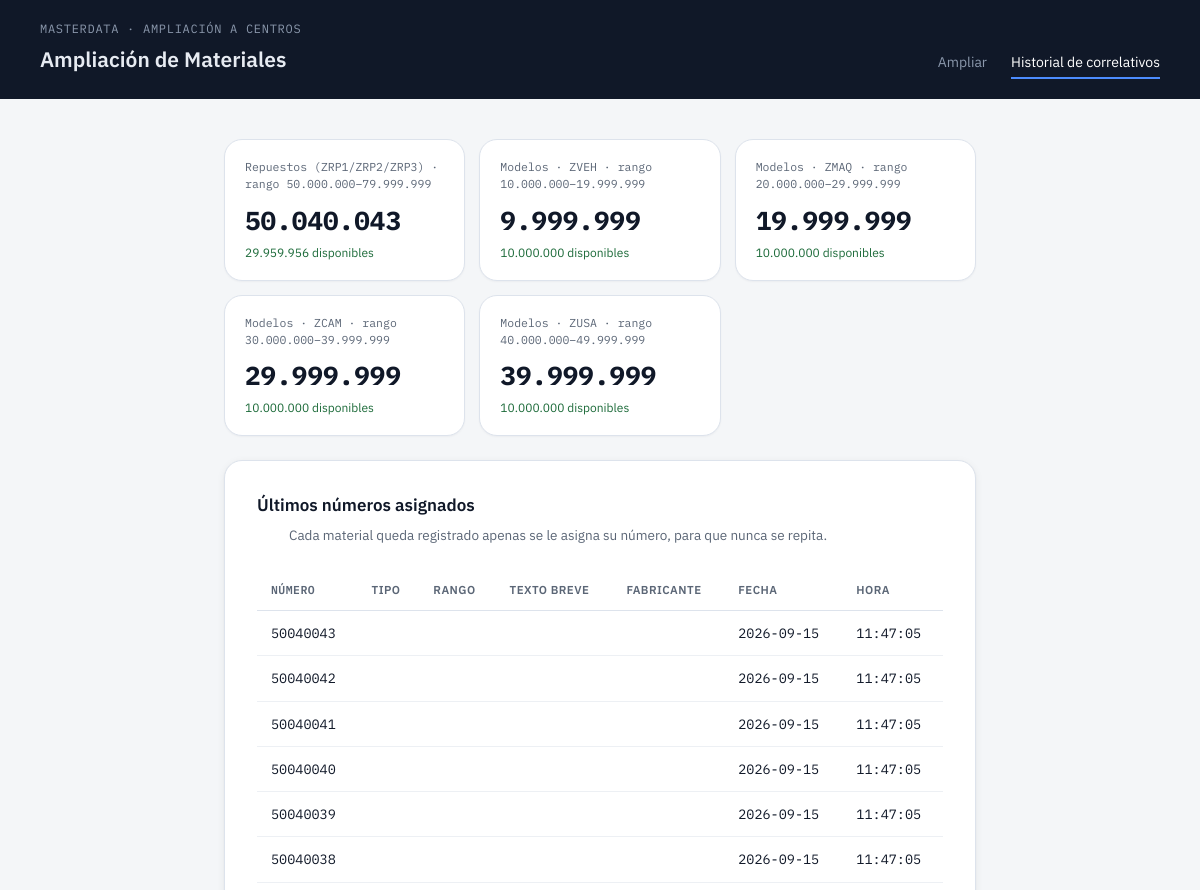
Page /historial (upper part) on the earlier database version.
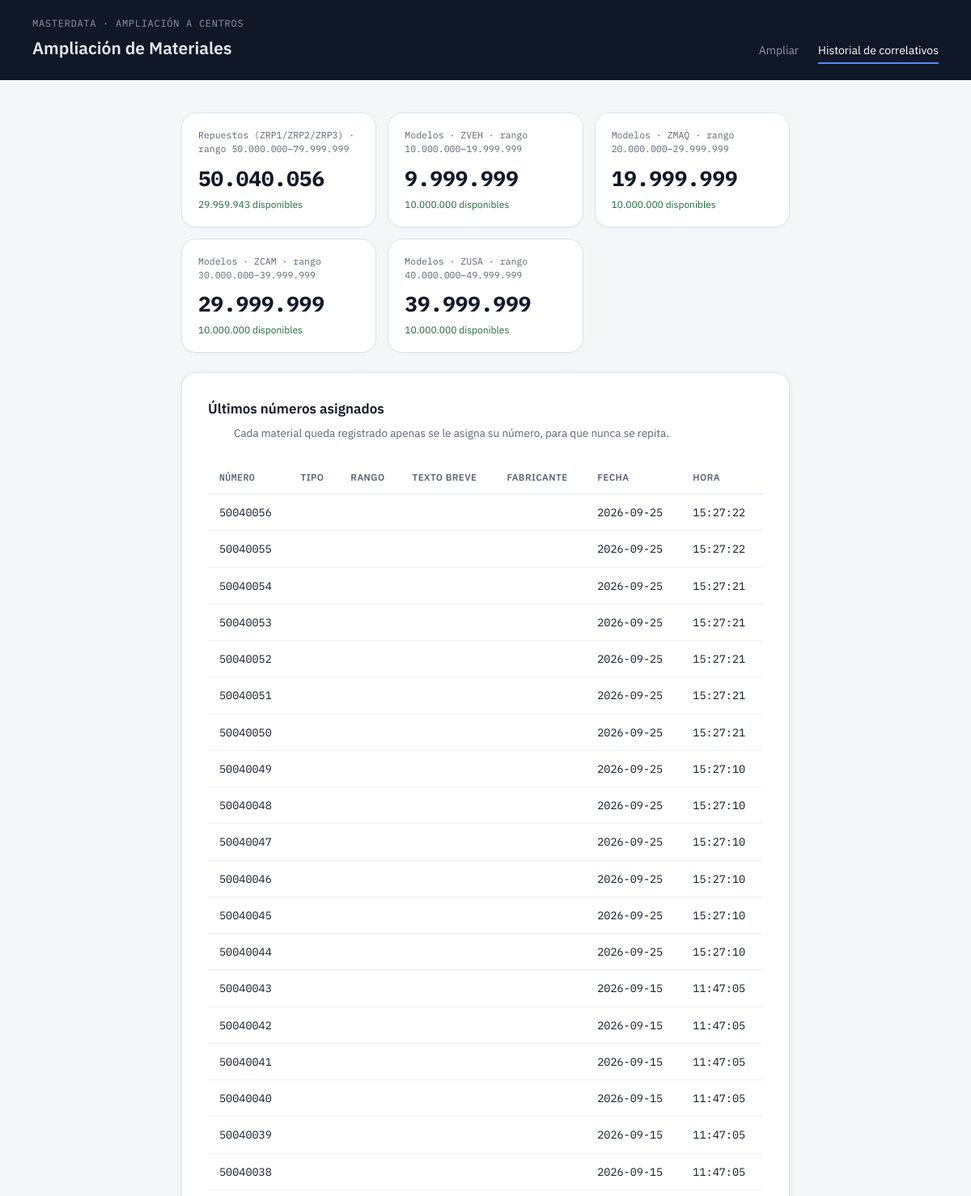
Same page on the later database version.
### tables this page shows
CREATE TABLE contadores (
            nombre TEXT PRIMARY KEY,
            ultimo_valor INTEGER NOT NULL,
            range_min INTEGER NOT NULL,
            range_max INTEGER NOT NULL
        );

CREATE TABLE historial_asignaciones (
            id INTEGER PRIMARY KEY AUTOINCREMENT,
            nombre_contador TEXT NOT NULL,
            numero_asignado INTEGER NOT NULL,
            tipo TEXT NOT NULL,
            texto_breve TEXT,
            fabricante_codigo TEXT,
            fecha TEXT NOT NULL
        );

### app.py (the view)
@app.route("/historial")
def historial():
    rangos = [
        ("Repuestos (ZRP1/ZRP2/ZRP3)", "repuestos_material"),
        ("Modelos · ZVEH", "zveh_material"),
        ("Modelos · ZMAQ", "zmaq_material"),
        ("Modelos · ZCAM", "zcam_material"),
        ("Modelos · ZUSA", "zusa_material"),
    ]
    estados = []
    for etiqueta, nombre in rangos:
        r = correlativo.obtener_rango(nombre)
        estados.append((etiqueta, correlativo.estado_contador(nombre, r["min"], r["max"])))
    registros = correlativo.historial(limit=200)
    return render_template("historial.html", estados=estados, registros=registros)

### correlativo.py (called while the page is built, shortened)
def _get_conn():
    DB_PATH.parent.mkdir(parents=True, exist_ok=True)
    conn = sqlite3.connect(DB_PATH)
    conn.execute("""
        CREATE TABLE IF NOT EXISTS contadores (
            nombre TEXT PRIMARY KEY,
            ultimo_valor INTEGER NOT NULL,
            range_min INTEGER NOT NULL,
            range_max INTEGER NOT NULL
        )
    """)
    conn.execute("""
        CREATE TABLE IF NOT EXISTS historial_asignaciones (
            id INTEGER PRIMARY KEY AUTOINCREMENT,
            nombre_contador TEXT NOT NULL,
            numero_asignado INTEGER NOT NULL,
            tipo TEXT NOT NULL,
            texto_breve TEXT,
            fabricante_codigo TEXT,
            fecha TEXT NOT NULL
        )
    """)
    conn.commit()
    return conn

def obtener_rango(nombre_rango: str) -> dict:
    if nombre_rango in DEFAULT_RANGOS:
        return DEFAULT_RANGOS[nombre_rango]

def estado_contador(nombre_contador: str, range_min: int, range_max: int) -> dict:
    conn = _get_conn()
    try:
        cur = conn.execute(
            "SELECT ultimo_valor FROM contadores WHERE nombre = ?", (nombre_contador,)
        )
        row = cur.fetchone()
        ultimo = row[0] if row else range_min - 1
        return {
            "nombre": nombre_contador,
            "ultimo_valor": ultimo,
            "range_min": range_min,
            "range_max": range_max,
            "disponibles": range_max - ultimo,
        }
    finally:
        conn.close()

def historial(limit: int = 100) -> list:
    conn = _get_conn()
    try:
        cur = conn.execute(
            """SELECT numero_asignado, tipo, texto_breve, fabricante_codigo, fecha, nombre_contador
               FROM historial_asignaciones
               WHERE nombre_contador != 'material_global'
               ORDER BY id DESC LIMIT ?""",
            (limit,),
        )
        cols = ["numero_asignado", "tipo", "texto_breve", "fabricante_codigo", "fecha"]
        registros = [dict(zip(cols, r)) for r in cur.fetchall()]
        for reg in registros:
            fecha, _, hora = reg["fecha"].partition("T")
            reg["fecha_fmt"] = fecha
            reg["hora_fmt"] = hora
        return registros
    finally:
        conn.close()

### templates/historial.html
{% extends "base.html" %}
{% block content %}
<div class="stat-row">
  {% for tipo_id, estado in estados %}
    <div class="stat">
      <div class="stat-label">{{ tipo_id }} · rango {{ "{:,}".format(estado.range_min).replace(",", ".") }}–{{ "{:,}".format(estado.range_max).replace(",", ".") }}</div>
      <div class="stat-value">{{ "{:,}".format(estado.ultimo_valor).replace(",", ".") }}</div>
      <div class="stat-sub">{{ "{:,}".format(estado.disponibles).replace(",", ".") }} disponibles</div>
    </div>
  {% endfor %}
</div>
<div class="panel">
  <h2>Últimos números asignados</h2>
  <p class="lede">Cada material queda registrado apenas se le asigna su número, para que nunca se repita.</p>
  <table>
    <thead>
      <tr>
        <th class="num">Número</th>
        <th>Tipo</th>
        <th>Rango</th>
        <th>Texto breve</th>
        <th>Fabricante</th>
        <th>Fecha</th>
        <th>Hora</th>
      </tr>
    </thead>
    <tbody>
      {% for r in registros %}
      <tr>
        <td class="num">{{ r.numero_asignado }}</td>
        <td>{{ r.tipo }}</td>
        <td>{{ r.rango }}</td>
        <td>{{ r.texto_breve }}</td>
        <td class="num">{{ r.fabricante_codigo }}</td>
        <td class="num">{{ r.fecha_fmt }}</td>
        <td class="num">{{ r.hora_fmt }}</td>
      </tr>
      {% else %}
      <tr><td colspan="6">Todavía no se ha generado ninguna ampliación.</td></tr>
      {% endfor %}
    </tbody>
  </table>
</div>
{% endblock %}

### templates/base.html (shortened to what this page needs)
<!DOCTYPE html>
<html lang="es">
<head>
  <link rel="stylesheet" href="{{ url_for('static', filename='style.css') }}">
</head>
<body>
  <header class="top">
    <div class="brand">MASTERDATA · AMPLIACIÓN A CENTROS</div>
    <div class="top-row">
      <h1>Ampliación de Materiales</h1>
      <nav>
        <a href="{{ url_for('index') }}" class="{{ 'active' if request.endpoint == 'index' else '' }}">Ampliar</a>
        <a href="{{ url_for('historial') }}" class="{{ 'active' if request.endpoint == 'historial' else '' }}">Historial de correlativos</a>
      </nav>
    </div>
  </header>
  <main>
    {% block content %}{% endblock %}
  </main>
</body>
</html>

### static/style.css (style rules this page uses)
:root { --bg: #F4F6F8; --panel: #FFFFFF; --header-bg: #101828; --header-ink: #E7EBF2; --header-ink-dim: #8B98AC; --ink: #101828; --ink-dim: #5B6676; --line: #DDE3EC; --accent: #1E4FD6; --accent-hover: #163AA3; --accent-bg: #F5F8FF; --accent-bg-strong: #EAF1FF; --ok-bg: #EAF7EE; --ok-ink: #1D6B3A; --warn-bg: #FFF6E5; --warn-ink: #92600B; --err-bg: #FDEDEC; --err-ink: #B42318; --mono: "IBM Plex Mono", ui-monospace, "SFMono-Regular", Menlo, Consolas, monospace; --sans: "IBM Plex Sans", -apple-system, "Segoe UI", Helvetica, Arial, sans-serif; --radius-sm: 8px; --radius: 14px; --radius-lg: 18px; --shadow-sm: 0 1px 2px rgba(16, 24, 40, 0.04); --shadow: 0 2px 8px rgba(16, 24, 40, 0.06), 0 1px 2px rgba(16, 24, 40, 0.05); --shadow-lg: 0 12px 28px rgba(16, 24, 40, 0.10), 0 2px 6px rgba(16, 24, 40, 0.06); }
* { box-sizing: border-box; }
body { margin: 0; background: var(--bg); color: var(--ink); font-family: var(--sans); line-height: 1.5; }
header.top { background: var(--header-bg); color: var(--header-ink); padding: 20px 40px; }
header.top .brand { font-family: var(--mono); font-size: 12px; letter-spacing: 0.06em; text-transform: uppercase; color: var(--header-ink-dim); margin-bottom: 6px; }
header.top .top-row { display: flex; align-items: baseline; justify-content: space-between; flex-wrap: wrap; gap: 10px; }
header.top h1 { margin: 0; font-size: 21px; font-weight: 600; }
header.top nav { display: flex; gap: 24px; font-size: 14px; }
header.top nav a { color: var(--header-ink-dim); text-decoration: none; padding-bottom: 4px; border-bottom: 2px solid transparent; }
header.top nav a.active { color: #FFFFFF; border-bottom-color: #4C8CFF; }
main { max-width: 800px; margin: 0 auto; padding: 40px 24px 80px; }
.panel { background: var(--panel); border: 1px solid var(--line); border-radius: var(--radius-lg); padding: 32px; box-shadow: var(--shadow); }
h2 { font-size: 17px; font-weight: 600; margin: 0 0 6px; }
p.lede { color: var(--ink-dim); margin: 6px 0 24px 32px; font-size: 13.5px; max-width: 560px; }
table { width: 100%; border-collapse: collapse; font-size: 13.5px; margin-top: 6px; }
th, td { text-align: left; padding: 12px 14px; border-bottom: 1px solid #EDF0F4; }
th { font-size: 11.5px; letter-spacing: 0.04em; text-transform: uppercase; color: var(--ink-dim); font-weight: 600; border-bottom: 1px solid var(--line); }
td.num, th.num { font-family: var(--mono); white-space: nowrap; }
.stat-row { display: grid; grid-template-columns: repeat(auto-fit, minmax(180px, 1fr)); gap: 14px; margin-bottom: 24px; }
.stat { background: var(--panel); border: 1px solid var(--line); border-radius: var(--radius-lg); padding: 18px 20px; box-shadow: var(--shadow-sm); }
.stat-label { font-family: var(--mono); font-size: 11.5px; color: var(--ink-dim); }
.stat-value { font-family: var(--mono); font-size: 26px; font-weight: 700; margin: 8px 0 4px; color: var(--ink); }
.stat-sub { font-size: 12px; color: var(--ok-ink); }

Differences in the rows shown:
added historial_asignaciones: numero_asignado "50040056", fecha_fmt "2026-09-25", hora_fmt "15:27:22"
added historial_asignaciones: numero_asignado "50040055", fecha_fmt "2026-09-25", hora_fmt "15:27:22"
added historial_asignaciones: numero_asignado "50040054", fecha_fmt "2026-09-25", hora_fmt "15:27:21"
added historial_asignaciones: numero_asignado "50040053", fecha_fmt "2026-09-25", hora_fmt "15:27:21"
added historial_asignaciones: numero_asignado "50040052", fecha_fmt "2026-09-25", hora_fmt "15:27:21"
added historial_asignaciones: numero_asignado "50040051", fecha_fmt "2026-09-25", hora_fmt "15:27:21"
added historial_asignaciones: numero_asignado "50040050", fecha_fmt "2026-09-25", hora_fmt "15:27:21"
added historial_asignaciones: numero_asignado "50040049", fecha_fmt "2026-09-25", hora_fmt "15:27:10"
added historial_asignaciones: numero_asignado "50040048", fecha_fmt "2026-09-25", hora_fmt "15:27:10"
added historial_asignaciones: numero_asignado "50040047", fecha_fmt "2026-09-25", hora_fmt "15:27:10"
added historial_asignaciones: numero_asignado "50040046", fecha_fmt "2026-09-25", hora_fmt "15:27:10"
added historial_asignaciones: numero_asignado "50040045", fecha_fmt "2026-09-25", hora_fmt "15:27:10"
added historial_asignaciones: numero_asignado "50040044", fecha_fmt "2026-09-25", hora_fmt "15:27:10"
Other differences:
new list line: "Repuestos (ZRP1/ZRP2/ZRP3) · rango 50.000.000 – 79.999.999 29.959.943 disponibles"
new list line: "50.040.056"
list line gone: "Repuestos (ZRP1/ZRP2/ZRP3) · rango 50.000.000 – 79.999.999 29.959.956 disponibles"
list line gone: "50.040.043"
